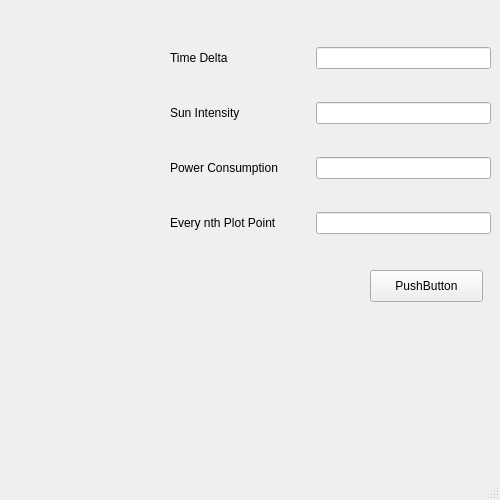
<?xml version="1.0" encoding="UTF-8"?>
<ui version="4.0">
 <class>MainWindow</class>
 <widget class="QMainWindow" name="MainWindow">
  <property name="geometry">
   <rect>
    <x>0</x>
    <y>0</y>
    <width>500</width>
    <height>500</height>
   </rect>
  </property>
  <property name="minimumSize">
   <size>
    <width>500</width>
    <height>500</height>
   </size>
  </property>
  <property name="maximumSize">
   <size>
    <width>500</width>
    <height>500</height>
   </size>
  </property>
  <property name="baseSize">
   <size>
    <width>500</width>
    <height>500</height>
   </size>
  </property>
  <property name="windowTitle">
   <string>MainWindow</string>
  </property>
  <widget class="QWidget" name="centralwidget">
   <widget class="QWidget" name="verticalLayoutWidget_2">
    <property name="geometry">
     <rect>
      <x>170</x>
      <y>20</y>
      <width>321</width>
      <height>241</height>
     </rect>
    </property>
    <layout class="QVBoxLayout" name="verticalLayout_2">
     <item>
      <layout class="QHBoxLayout" name="horizontalLayout">
       <item>
        <widget class="QLabel" name="label">
         <property name="text">
          <string>Time Delta</string>
         </property>
        </widget>
       </item>
       <item>
        <widget class="QLineEdit" name="lineEdit">
         <property name="maximumSize">
          <size>
           <width>175</width>
           <height>16777215</height>
          </size>
         </property>
        </widget>
       </item>
      </layout>
     </item>
     <item>
      <layout class="QHBoxLayout" name="horizontalLayout_3">
       <item>
        <widget class="QLabel" name="label_3">
         <property name="text">
          <string>Sun Intensity</string>
         </property>
        </widget>
       </item>
       <item>
        <widget class="QLineEdit" name="lineEdit_2">
         <property name="maximumSize">
          <size>
           <width>175</width>
           <height>16777215</height>
          </size>
         </property>
        </widget>
       </item>
      </layout>
     </item>
     <item>
      <layout class="QHBoxLayout" name="horizontalLayout_4">
       <item>
        <widget class="QLabel" name="label_4">
         <property name="text">
          <string>Power Consumption</string>
         </property>
        </widget>
       </item>
       <item>
        <widget class="QLineEdit" name="lineEdit_4">
         <property name="maximumSize">
          <size>
           <width>175</width>
           <height>16777215</height>
          </size>
         </property>
        </widget>
       </item>
      </layout>
     </item>
     <item>
      <layout class="QHBoxLayout" name="horizontalLayout_2">
       <item>
        <widget class="QLabel" name="label_2">
         <property name="text">
          <string>Every nth Plot Point</string>
         </property>
        </widget>
       </item>
       <item>
        <widget class="QLineEdit" name="lineEdit_3">
         <property name="maximumSize">
          <size>
           <width>175</width>
           <height>16777215</height>
          </size>
         </property>
         <property name="placeholderText">
          <string/>
         </property>
        </widget>
       </item>
      </layout>
     </item>
    </layout>
   </widget>
   <widget class="QPushButton" name="pushButton">
    <property name="geometry">
     <rect>
      <x>370</x>
      <y>270</y>
      <width>113</width>
      <height>32</height>
     </rect>
    </property>
    <property name="text">
     <string>PushButton</string>
    </property>
   </widget>
  </widget>
  <widget class="QMenuBar" name="menubar">
   <property name="geometry">
    <rect>
     <x>0</x>
     <y>0</y>
     <width>500</width>
     <height>22</height>
    </rect>
   </property>
  </widget>
  <widget class="QStatusBar" name="statusbar"/>
 </widget>
 <resources/>
 <connections/>
</ui>
